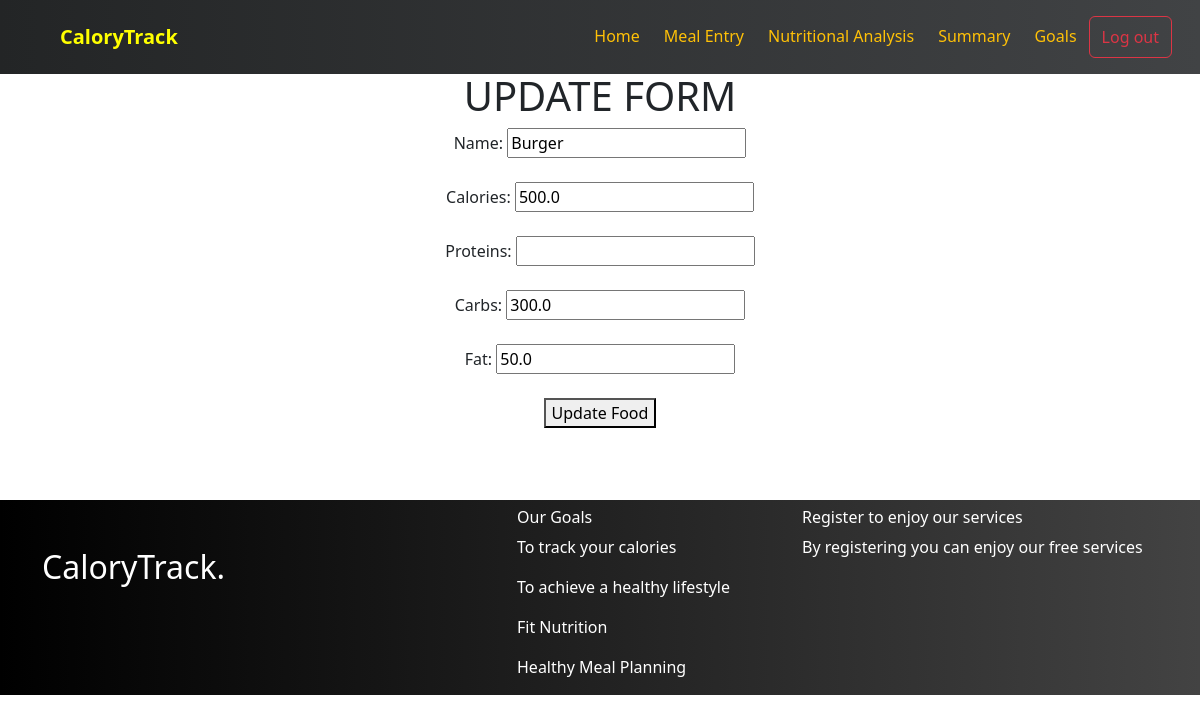
The app's page /update/2/ with its own data.
### macroNutrientApp/models.py (models this page shows, shortened)
class Food(models.Model):
    name = models.CharField(max_length=100)
    calories = models.FloatField()
    protein = models.FloatField()
    carbs = models.FloatField()
    fat = models.FloatField()

### macroNutrientApp/views.py (the view, shortened to what this page needs)
# urls.py: path('update/<int:id>/',views.update,name="update"),
def update(request,id):
    u=Food.objects.filter(id=id)
    return render(request,"update.html",{'u':u})

### macroNutrientApp/templates/update.html (shortened to what this page needs)
{% extends 'base.html' %}
{% block content %}
<br><br><br>
<center>
    <h1>UPDATE FORM</h1>
    <form action="" method="POST">
        {% for u in u %}
        Name: <input type="text" name="name" value="{{ u.name }}"><br><br>
        Calories: <input type="number" name="calories" value="{{ u.calories }}"><br><br>
        Proteins: <input type="number" name="proteins" value="{{ u.proteins }}"><br><br>
        Carbs: <input type="number" name="carbs" value="{{ u.carbs }}"><br><br>
        Fat: <input type="number" name="fat" value="{{ u.fat }}"><br><br>
        <button type="submit">Update Food</button>
        {% endfor %}
    </form>
    </center>
{% endblock %}

### records on screen
Food: name "Burger", calories "500.0", carbs "300.0", fat "50.0"
